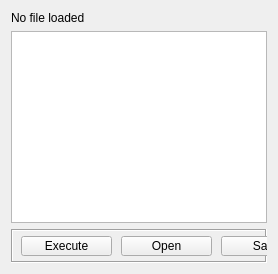
          <widget class="QWidget" name="tab">
           <property name="contextMenuPolicy">
            <enum>Qt::NoContextMenu</enum>
           </property>
           <attribute name="title">
            <string>Scripting</string>
           </attribute>
           <layout class="QVBoxLayout">
            <item>
             <widget class="QLabel" name="labelScriptFile">
              <property name="contextMenuPolicy">
               <enum>Qt::NoContextMenu</enum>
              </property>
              <property name="statusTip">
               <string>Show Loaded Script File</string>
              </property>
              <property name="whatsThis">
               <string>Show Loaded Script File</string>
              </property>
              <property name="text">
               <string>No file loaded</string>
              </property>
             </widget>
            </item>
            <item>
             <widget class="QTextEdit" name="scriptEdit">
              <property name="contextMenuPolicy">
               <enum>Qt::DefaultContextMenu</enum>
              </property>
              <property name="statusTip">
               <string>Script Edit </string>
              </property>
              <property name="whatsThis">
               <string>Script Edit </string>
              </property>
             </widget>
            </item>
            <item>
             <widget class="QFrame" name="frame_2">
              <property name="minimumSize">
               <size>
                <width>16</width>
                <height>34</height>
               </size>
              </property>
              <property name="contextMenuPolicy">
               <enum>Qt::NoContextMenu</enum>
              </property>
              <property name="frameShape">
               <enum>QFrame::Box</enum>
              </property>
              <property name="frameShadow">
               <enum>QFrame::Sunken</enum>
              </property>
              <widget class="QPushButton" name="buttonScrExecute">
               <property name="geometry">
                <rect>
                 <x>10</x>
                 <y>7</y>
                 <width>91</width>
                 <height>20</height>
                </rect>
               </property>
               <property name="contextMenuPolicy">
                <enum>Qt::NoContextMenu</enum>
               </property>
               <property name="statusTip">
                <string>Execute Script</string>
               </property>
               <property name="whatsThis">
                <string>Execute Script</string>
               </property>
               <property name="text">
                <string>Execute</string>
               </property>
               <property name="icon">
                <iconset resource="main.qrc">
                 <normaloff>:/images/script_execute.png</normaloff>:/images/script_execute.png</iconset>
               </property>
              </widget>
              <widget class="QPushButton" name="buttonScrOpen">
               <property name="geometry">
                <rect>
                 <x>110</x>
                 <y>7</y>
                 <width>91</width>
                 <height>20</height>
                </rect>
               </property>
               <property name="contextMenuPolicy">
                <enum>Qt::NoContextMenu</enum>
               </property>
               <property name="statusTip">
                <string>Open Script File</string>
               </property>
               <property name="whatsThis">
                <string>Open Script File</string>
               </property>
               <property name="text">
                <string>Open</string>
               </property>
               <property name="icon">
                <iconset resource="main.qrc">
                 <normaloff>:/images/script_open.png</normaloff>:/images/script_open.png</iconset>
               </property>
              </widget>
              <widget class="QPushButton" name="buttonScrSaveAs">
               <property name="geometry">
                <rect>
                 <x>310</x>
                 <y>7</y>
                 <width>91</width>
                 <height>20</height>
                </rect>
               </property>
               <property name="contextMenuPolicy">
                <enum>Qt::NoContextMenu</enum>
               </property>
               <property name="statusTip">
                <string>Save Script To Another File</string>
               </property>
               <property name="whatsThis">
                <string>Save Script To Another File</string>
               </property>
               <property name="text">
                <string>Save as</string>
               </property>
               <property name="icon">
                <iconset resource="main.qrc">
                 <normaloff>:/images/script_saveas.png</normaloff>:/images/script_saveas.png</iconset>
               </property>
              </widget>
              <widget class="QPushButton" name="buttonScrSave">
               <property name="geometry">
                <rect>
                 <x>210</x>
                 <y>7</y>
                 <width>91</width>
                 <height>20</height>
                </rect>
               </property>
               <property name="contextMenuPolicy">
                <enum>Qt::NoContextMenu</enum>
               </property>
               <property name="statusTip">
                <string>Save Script To File</string>
               </property>
               <property name="whatsThis">
                <string>Save Script To File</string>
               </property>
               <property name="text">
                <string>Save</string>
               </property>
               <property name="icon">
                <iconset resource="main.qrc">
                 <normaloff>:/images/script_save.png</normaloff>:/images/script_save.png</iconset>
               </property>
              </widget>
             </widget>
            </item>
           </layout>
          </widget>
